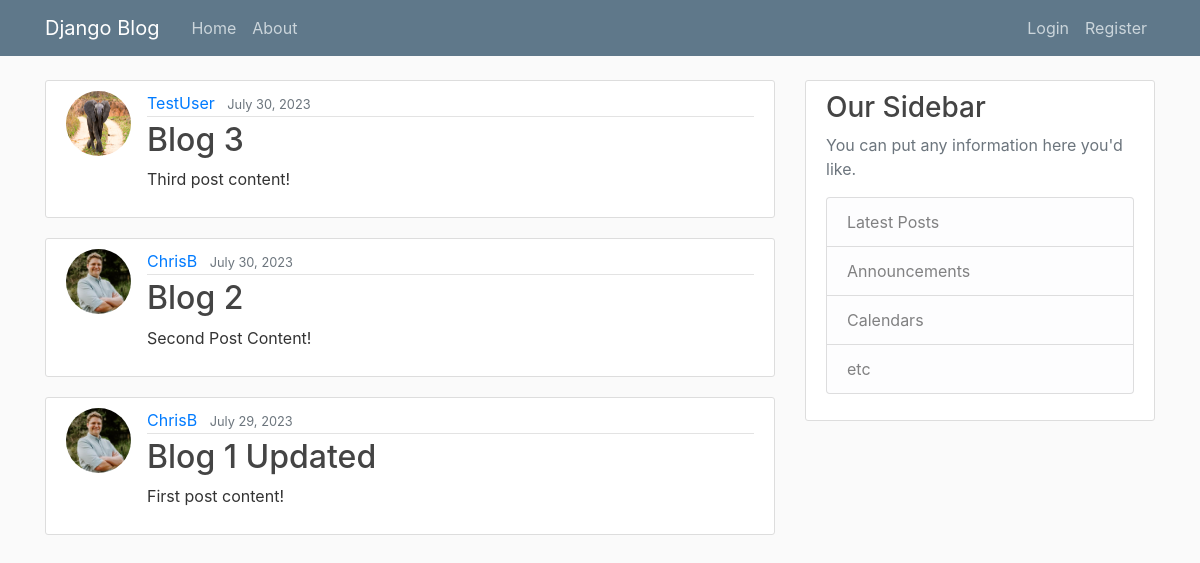
/, run on an earlier commit of the app's database.
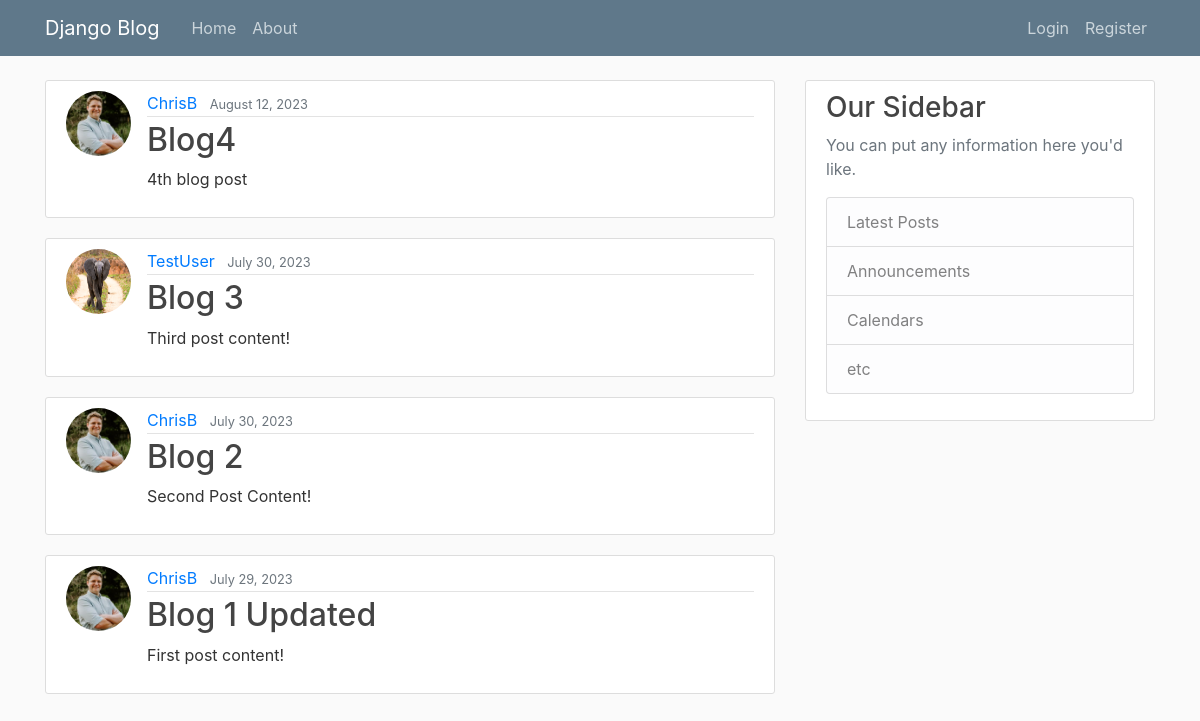
And on a later commit of the database.
### blog/models.py (models this page shows, shortened)
class Post(models.Model):
    title = models.CharField(max_length=100)
    content = models.TextField()
    date_posted = models.DateTimeField(default=timezone.now)
    author = models.ForeignKey(User, on_delete=models.CASCADE)

### users/models.py (models this page shows, shortened)
class Profile(models.Model):
    user = models.OneToOneField(User, on_delete=models.CASCADE)
    image = models.ImageField(default='default.jpg', upload_to='profile_pics')

### blog/views.py (the view)
# urls.py: path('', PostListView.as_view(), name='blog-home'),
class PostListView(ListView):
    model = Post
    template_name = 'blog/home.html' # <app>/<model>_<viewtype>.html
    context_object_name = 'posts'
    ordering = ['-date_posted']
    paginate_by = 5

### blog/templates/blog/home.html (shortened to what this page needs)
{% extends "blog/base.html" %}
{% block content %}
{% for post in posts %}
<article class="media content-section">
    <img class="rounded-circle article-img" src="{{ post.author.profile.image.url }}">
    <div class="media-body">
        <div class="article-metadata">
            <a class="mr-2" href="#">{{ post.author }}</a>
            <small class="text-muted">{{ post.date_posted|date:"F d, Y" }}</small>
        </div>
        <h2><a class="article-title" href="{% url 'post-detail' post.id %}">{{ post.title }}</a></h2>
        <p class="article-content">{{ post.content }}</p>
    </div>
</article>
{% endfor %}
{% endblock content %}

### blog/templates/blog/base.html (shortened to what this page needs)
{% load static %}
<!DOCTYPE html>
<html>
<head>
    <link rel="stylesheet" href="https://cdn.jsdelivr.net/npm/bootstrap@4.0.0/dist/css/bootstrap.min.css"
>
    <link rel="stylesheet" type="text/css" href="{% static 'blog/main.css' %}">
</head>
<body>
    <header class="site-header">
        <nav class="navbar navbar-expand-md navbar-dark bg-steel fixed-top">
            <div class="container">
                <a class="navbar-brand mr-4" href="{% url 'blog-home' %}">Django Blog</a>
                <div class="collapse navbar-collapse" id="navbarToggle">
                    <div class="navbar-nav mr-auto">
                        <a class="nav-item nav-link" href="{% url 'blog-home' %}">Home</a>
                        <a class="nav-item nav-link" href="{% url 'blog-about' %}">About</a>
                    </div>
                    <div class="navbar-nav">
                        {% if user.is_authenticated %}
                            <a class="nav-item nav-link" href="{% url 'post-create' %}">New Post</a>
                            <a class="nav-item nav-link" href="{% url 'profile' %}">Profile</a>
                            <a class="nav-item nav-link" href="{% url 'logout' %}">Logout</a>
                        {% else %}
                            <a class="nav-item nav-link" href="{% url 'login' %}">Login</a>
                            <a class="nav-item nav-link" href="{% url 'register' %}">Register</a>
                        {% endif %}
                    </div>
                </div>
            </div>
        </nav>
    </header>
    <main role="main" class="container">
        <div class="row">
            <div class="col-md-8">
                {% block content %}{% endblock %}
            </div>
            <div class="col-md-4">
                <div class="content-section">
                    <h3>Our Sidebar</h3>
                    <p class='text-muted'>You can put any information here you'd like.
                    <ul class="list-group">
                        <li class="list-group-item list-group-item-light">Latest Posts</li>
                        <li class="list-group-item list-group-item-light">Announcements</li>
                        <li class="list-group-item list-group-item-light">Calendars</li>
                        <li class="list-group-item list-group-item-light">etc</li>
                    </ul>
                    </p>
                </div>
            </div>
        </div>
    </main>
</body>
</html>

### blog/static/blog/main.css (style rules this page uses)
body { background: #fafafa; color: #333333; margin-top: 5rem; }
h1, h2, h3, h4, h5, h6 { color: #444444; }
ul { margin: 0; }
.bg-steel { background-color: #5f788a; }
.site-header .navbar-nav .nav-link { color: #cbd5db; }
.content-section { background: #ffffff; padding: 10px 20px; border: 1px solid #dddddd; border-radius: 3px; margin-bottom: 20px; }
.article-title { color: #444444; }
.article-content { white-space: pre-line; }
.article-img { height: 65px; width: 65px; margin-right: 16px; }
.article-metadata { padding-bottom: 1px; margin-bottom: 4px; border-bottom: 1px solid #e3e3e3 }

What changed in the data, as far as the page shows it:
added Post: author.profile.image (picture), author "ChrisB", date_posted "August 12, 2023", title "Blog4", content "4th blog post"
